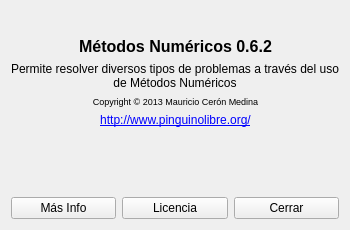
<?xml version="1.0" encoding="UTF-8"?>
<ui version="4.0">
 <class>FormAbout</class>
 <widget class="QWidget" name="FormAbout">
  <property name="geometry">
   <rect>
    <x>0</x>
    <y>0</y>
    <width>350</width>
    <height>230</height>
   </rect>
  </property>
  <property name="minimumSize">
   <size>
    <width>350</width>
    <height>230</height>
   </size>
  </property>
  <property name="maximumSize">
   <size>
    <width>350</width>
    <height>230</height>
   </size>
  </property>
  <property name="windowTitle">
   <string>Acerca de Métodos Numéricos</string>
  </property>
  <property name="windowIcon">
   <iconset resource="resources/metnum.qrc">
    <normaloff>:/Iconos/icons/metodos.png</normaloff>:/Iconos/icons/metodos.png</iconset>
  </property>
  <layout class="QVBoxLayout" name="verticalLayout">
   <item>
    <layout class="QGridLayout" name="gridLayout_2">
     <item row="0" column="1">
      <widget class="QLabel" name="label">
       <property name="text">
        <string/>
       </property>
       <property name="pixmap">
        <pixmap resource="resources/metnum.qrc">:/Iconos/icons/metodos.png</pixmap>
       </property>
       <property name="scaledContents">
        <bool>false</bool>
       </property>
       <property name="alignment">
        <set>Qt::AlignCenter</set>
       </property>
      </widget>
     </item>
     <item row="0" column="2">
      <spacer name="horizontalSpacer_2">
       <property name="orientation">
        <enum>Qt::Horizontal</enum>
       </property>
       <property name="sizeHint" stdset="0">
        <size>
         <width>40</width>
         <height>20</height>
        </size>
       </property>
      </spacer>
     </item>
     <item row="2" column="1">
      <widget class="QLabel" name="label_2">
       <property name="font">
        <font>
         <pointsize>12</pointsize>
         <weight>75</weight>
         <bold>true</bold>
        </font>
       </property>
       <property name="text">
        <string>Métodos Numéricos 0.6.2</string>
       </property>
       <property name="alignment">
        <set>Qt::AlignCenter</set>
       </property>
      </widget>
     </item>
     <item row="0" column="0">
      <spacer name="horizontalSpacer">
       <property name="orientation">
        <enum>Qt::Horizontal</enum>
       </property>
       <property name="sizeHint" stdset="0">
        <size>
         <width>40</width>
         <height>20</height>
        </size>
       </property>
      </spacer>
     </item>
     <item row="4" column="1">
      <widget class="QLabel" name="label_4">
       <property name="font">
        <font>
         <pointsize>7</pointsize>
        </font>
       </property>
       <property name="text">
        <string>&lt;html&gt;&lt;head/&gt;&lt;body&gt;&lt;p&gt;Copyright © 2013 Mauricio Cerón Medina&lt;/p&gt;&lt;/body&gt;&lt;/html&gt;</string>
       </property>
       <property name="alignment">
        <set>Qt::AlignCenter</set>
       </property>
      </widget>
     </item>
     <item row="3" column="0" colspan="3">
      <widget class="QLabel" name="label_3">
       <property name="text">
        <string>Permite resolver diversos tipos de problemas a través del uso de Métodos Numéricos</string>
       </property>
       <property name="alignment">
        <set>Qt::AlignCenter</set>
       </property>
       <property name="wordWrap">
        <bool>true</bool>
       </property>
      </widget>
     </item>
     <item row="5" column="1">
      <widget class="QLabel" name="label_5">
       <property name="text">
        <string>&lt;html&gt;&lt;head/&gt;&lt;body&gt;&lt;p&gt;&lt;a href=&quot;http://www.pinguinolibre.org/&quot;&gt;&lt;span style=&quot; text-decoration: underline; color:#0000ff;&quot;&gt;http://www.pinguinolibre.org/&lt;/span&gt;&lt;/a&gt;&lt;/p&gt;&lt;/body&gt;&lt;/html&gt;</string>
       </property>
       <property name="alignment">
        <set>Qt::AlignCenter</set>
       </property>
       <property name="openExternalLinks">
        <bool>true</bool>
       </property>
      </widget>
     </item>
    </layout>
   </item>
   <item>
    <spacer name="verticalSpacer">
     <property name="orientation">
      <enum>Qt::Vertical</enum>
     </property>
     <property name="sizeHint" stdset="0">
      <size>
       <width>20</width>
       <height>40</height>
      </size>
     </property>
    </spacer>
   </item>
   <item>
    <layout class="QGridLayout" name="gridLayout">
     <item row="0" column="0">
      <widget class="QPushButton" name="btnInfo">
       <property name="text">
        <string>Más Info</string>
       </property>
      </widget>
     </item>
     <item row="0" column="1">
      <widget class="QPushButton" name="btnLicencia">
       <property name="text">
        <string>Licencia</string>
       </property>
      </widget>
     </item>
     <item row="0" column="2">
      <widget class="QPushButton" name="btnCerrar">
       <property name="text">
        <string>Cerrar</string>
       </property>
      </widget>
     </item>
    </layout>
   </item>
  </layout>
 </widget>
 <resources>
  <include location="resources/metnum.qrc"/>
 </resources>
 <connections>
  <connection>
   <sender>btnCerrar</sender>
   <signal>clicked()</signal>
   <receiver>FormAbout</receiver>
   <slot>close()</slot>
   <hints>
    <hint type="sourcelabel">
     <x>286</x>
     <y>206</y>
    </hint>
    <hint type="destinationlabel">
     <x>174</x>
     <y>114</y>
    </hint>
   </hints>
  </connection>
 </connections>
</ui>
